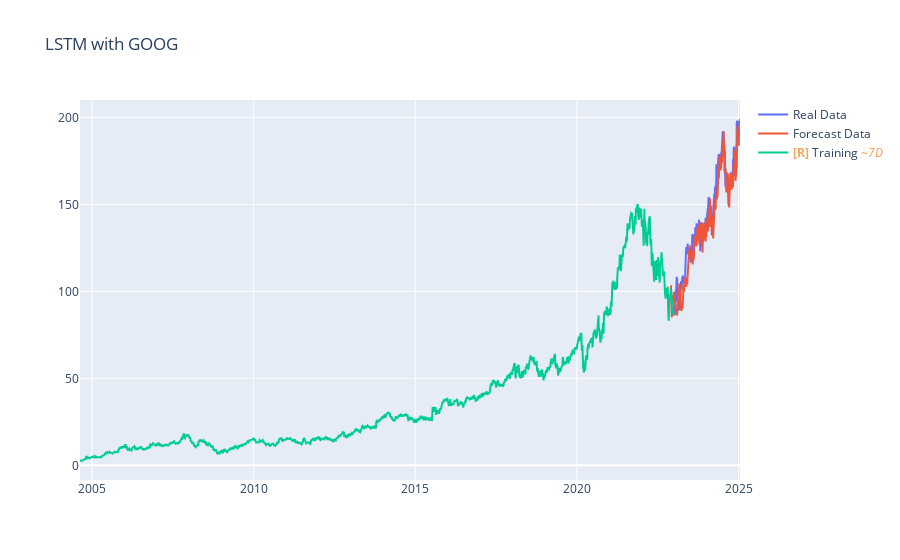

Here is the notebook cell this chart was saved with:
### Code cell
fig = go.Figure()
fig.update_layout(title="LSTM with GOOG")
fig.add_trace(go.Scatter(x=df_test['ds'], y=df_test['y'], mode='lines', name='Real Data'))
fig.add_trace(go.Scatter(x=df_test['ds'], y=out_test.reshape(-1), mode='lines', name='Forecast Data'))
fig.add_trace(go.Scatter(x=df_train['ds'], y=df_train['y'], mode='lines', name='Training'))
fig.show()

### Figure 1 — Plotly figure (JSON) as saved in the notebook; plotly's stock layout.template omitted (floating-point values rounded to 4 significant figures; data arrays with more than 128 entries replaced by an {"elided": "..."} marker saying what was removed)
{"data": [{"mode": "lines", "name": "Real Data", "type": "scatter", "uid": "85810190-6647-4e6c-a0e8-6d807e0fb5fa", "x": {"elided": "559 str values"}, "y": {"elided": "559 float values"}}, {"mode": "lines", "name": "Forecast Data", "type": "scatter", "uid": "da8882f7-6d4f-447b-b905-86ce0f4d8808", "x": {"elided": "559 str values"}, "y": {"elided": "559 float values"}}, {"mode": "lines", "name": "<b style=\"color:sandybrown\">[R]</b> Training <i style=\"color:#fc9944\">~7D</i>", "type": "scatter", "uid": "5bc5f064-1e80-446a-b642-262a0803534a", "x": {"elided": "1000 str values"}, "y": {"elided": "1000 float values"}}], "layout": {"title": {"text": "LSTM with GOOG"}}}
